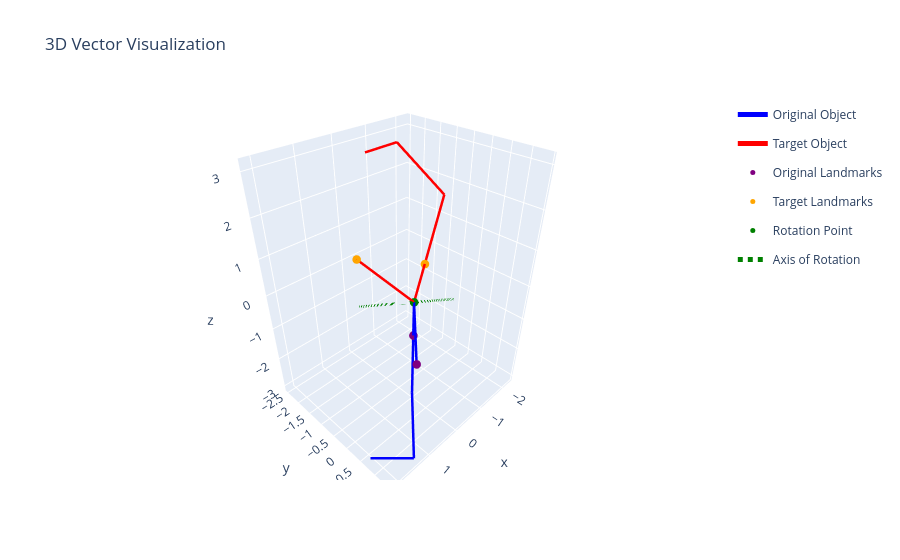

Notebook code cell kept with this figure:
### Code cell
# Create graph
axis_fig = go.Figure(data=[])

print(original_object.get_landmark_endpoints())

add_object(axis_fig, original_object, "Original Object", colour='blue')
add_object(axis_fig, target_object, "Target Object", colour='red')

add_landmarks(axis_fig, original_object.get_landmark_endpoints(), "Original Landmarks", colour='purple')
add_landmarks(axis_fig, target_object.get_landmark_endpoints(), "Target Landmarks", colour='orange')
add_point(axis_fig, center_point, "Rotation Point", colour='green')

add_axis(axis_fig, axis_of_rotation, scale=2)

axis_fig.update_layout(title='3D Vector Visualization')

### Figure 1 — Plotly figure (JSON) as saved in the notebook; plotly's stock layout.template omitted (floating-point values rounded to 4 significant figures)
{"data": [{"legendgroup": "Original Object", "line": {"color": "blue", "width": 5}, "mode": "lines", "name": "Original Object", "showlegend": true, "type": "scatter3d", "x": [1.414, 0], "y": [1.414, 0], "z": [0, 0]}, {"legendgroup": "Original Object", "line": {"color": "blue", "width": 5}, "mode": "lines", "name": "Original Object", "showlegend": false, "type": "scatter3d", "x": [0, 0], "y": [0, 0], "z": [0, -3]}, {"legendgroup": "Original Object", "line": {"color": "blue", "width": 5}, "mode": "lines", "name": "Original Object", "showlegend": false, "type": "scatter3d", "x": [0, 1.414], "y": [0, 1.414], "z": [-3, -3]}, {"legendgroup": "Original Object", "line": {"color": "blue", "width": 5}, "mode": "lines", "name": "Original Object", "showlegend": false, "type": "scatter3d", "x": [1.414, 2.121], "y": [1.414, 0.7071], "z": [-3, -3]}, {"legendgroup": "Target Object", "line": {"color": "red", "width": 5}, "mode": "lines", "name": "Target Object", "showlegend": true, "type": "scatter3d", "x": [1.251, 0], "y": [-0.428, 0], "z": [1.501, 0]}, {"legendgroup": "Target Object", "line": {"color": "red", "width": 5}, "mode": "lines", "name": "Target Object", "showlegend": false, "type": "scatter3d", "x": [0, -2.28], "y": [0, -1.155], "z": [0, 1.57]}, {"legendgroup": "Target Object", "line": {"color": "red", "width": 5}, "mode": "lines", "name": "Target Object", "showlegend": false, "type": "scatter3d", "x": [-2.28, -1.03], "y": [-1.155, -1.583], "z": [1.57, 3.071]}, {"legendgroup": "Target Object", "line": {"color": "red", "width": 5}, "mode": "lines", "name": "Target Object", "showlegend": false, "type": "scatter3d", "x": [-1.03, -0.853], "y": [-1.583, -2.481], "z": [3.071, 2.668]}, {"legendgroup": "Original Landmarks", "marker": {"color": "purple", "size": 5}, "mode": "markers", "name": "Original Landmarks", "showlegend": true, "type": "scatter3d", "x": [1.414], "y": [1.414], "z": [0]}, {"legendgroup": "Original Landmarks", "marker": {"color": "purple", "size": 5}, "mode": "markers", "name": "Original Landmarks", "showlegend": false, "type": "scatter3d", "x": [0], "y": [0], "z": [0]}, {"legendgroup": "Original Landmarks", "marker": {"color": "purple", "size": 5}, "mode": "markers", "name": "Original Landmarks", "showlegend": false, "type": "scatter3d", "x": [0], "y": [0], "z": [-1]}, {"legendgroup": "Target Landmarks", "marker": {"color": "orange", "size": 5}, "mode": "markers", "name": "Target Landmarks", "showlegend": true, "type": "scatter3d", "x": [1.251], "y": [-0.428], "z": [1.501]}, {"legendgroup": "Target Landmarks", "marker": {"color": "orange", "size": 5}, "mode": "markers", "name": "Target Landmarks", "showlegend": false, "type": "scatter3d", "x": [0], "y": [0], "z": [0]}, {"legendgroup": "Target Landmarks", "marker": {"color": "orange", "size": 5}, "mode": "markers", "name": "Target Landmarks", "showlegend": false, "type": "scatter3d", "x": [-0.7601], "y": [-0.3849], "z": [0.5235]}, {"marker": {"color": "green", "size": 5}, "mode": "markers", "name": "Rotation Point", "type": "scatter3d", "x": [0], "y": [0], "z": [0]}, {"line": {"color": "green", "dash": "dot", "width": 5}, "mode": "lines", "name": "Axis of Rotation", "type": "scatter3d", "x": [1.761, -1.761], "y": [0.195, -0.195], "z": [0.9279, -0.9279]}], "layout": {"title": {"text": "3D Vector Visualization"}}}
